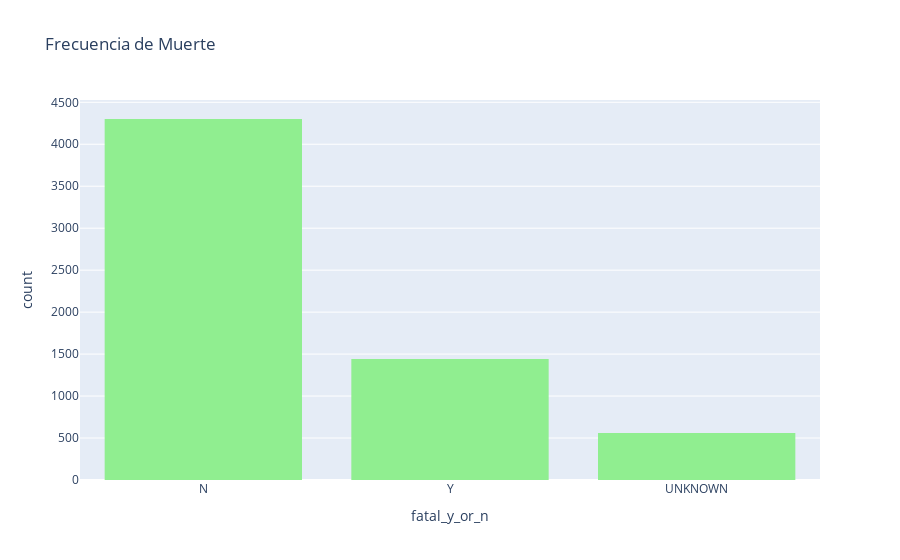

The notebook cell this image was saved under:
### Markdown cell above
> "*La mayoría de los ataques de tiburón en el mundo son 'fatal attacks'.*"

### Code cell
fig = px.histogram(attacks, x="fatal_y_or_n", color_discrete_sequence=['#90EE90'], title='Frecuencia de Muerte')
fig.update_layout(bargap=0.2)
fig.show()

### Figure 1 — Plotly figure (JSON) as saved in the notebook; plotly's stock layout.template omitted (floating-point values rounded to 4 significant figures; data arrays with more than 128 entries replaced by an {"elided": "..."} marker saying what was removed)
{"data": [{"alignmentgroup": "True", "bingroup": "x", "hovertemplate": "fatal_y_or_n=%{x}<br>count=%{y}<extra></extra>", "legendgroup": "", "marker": {"color": "#90EE90", "pattern": {"shape": ""}}, "name": "", "offsetgroup": "", "orientation": "v", "showlegend": false, "type": "histogram", "x": {"elided": "6302 str values"}, "xaxis": "x", "yaxis": "y"}], "layout": {"bargap": 0.2, "barmode": "relative", "legend": {"tracegroupgap": 0}, "title": {"text": "Frecuencia de Muerte"}, "xaxis": {"anchor": "y", "domain": [0, 1], "title": {"text": "fatal_y_or_n"}}, "yaxis": {"anchor": "x", "domain": [0, 1], "title": {"text": "count"}}}}
